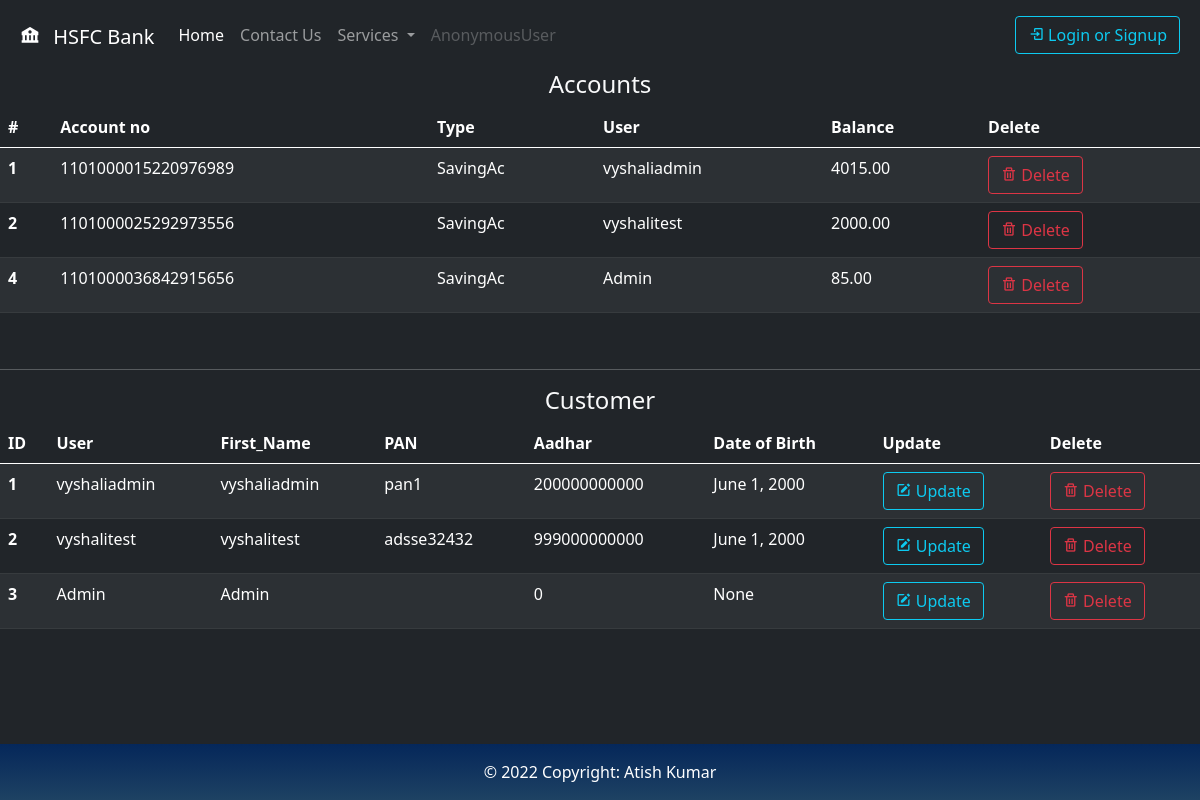
/dashboard/, run on the app's committed database.
### Account/models.py (models this page shows, shortened)
class UserBankAccount(models.Model):
    Account_id = models.AutoField(primary_key=True,editable=False,unique=True)
    user = models.ForeignKey(
        User,
        related_name='account',
        on_delete=models.CASCADE,
    )
    account_type = models.ForeignKey(
        ProductCode,
        default=1,
        related_name='accounts',
        on_delete=models.CASCADE
    )
    period = models.DecimalField(max_digits=10, decimal_places=2, default=0)
    rate = models.DecimalField(max_digits=4, decimal_places=2, default=0)
    account_no = models.PositiveBigIntegerField(null=False,blank=True,unique=True)
    account_no = models.BigIntegerField(null=False,blank=True,unique=True)
    balance = models.DecimalField(
       max_digits=6, decimal_places=2, default=0, null=True, blank=True
    )
    interest_start_date = models.DateField(
        auto_now_add=True,
        help_text=(
            'The month number that interest calculation will start from'
        )
    )
    initial_deposit_date = models.DateField(auto_now_add=True)
    Referrence_Number = models.CharField(max_length = 10,
           blank=True,
           editable=False,
           unique=True,
           default=create_new_ref_number,
      )
    def create_new_ref_number():
                not_unique = True
                while not_unique:
                    unique_ref = random.randint(1000000000, 9999999999)
                    if not UserBankAccount.objects.filter(Referrence_Number=unique_ref):
                        not_unique = False
                return str(unique_ref)

### Product/models.py (models this page shows)
class ProductCode(models.Model):
    code = models.CharField(max_length=6, default=0,help_text='Enter Product Code',unique=True)
    name = models.CharField(max_length=128,help_text='Enter Product Code eg:Saving/Fixed Deposit')
    maximum_withdrawal_amount = models.DecimalField(
        decimal_places=2,
        max_digits=12
    )
    annual_interest_rate = models.DecimalField(
        validators=[MinValueValidator(0), MaxValueValidator(100)],
        decimal_places=2,
        max_digits=5,
        help_text='Interest rate from 0 - 100'
    )
    interest_calculation_per_year = models.PositiveSmallIntegerField(
        validators=[MinValueValidator(1), MaxValueValidator(12)],
        help_text='The number of times interest will be calculated per year'
    )
    def __str__(self):
        return self.name

### Customer/models.py (models this page shows, shortened)
class Customer(models.Model):
    user =models.OneToOneField(User, on_delete=models.CASCADE,null=True)
    Name_title = models.CharField(max_length=25, choices = Customer_Prefix)
    First_Name = models.CharField(max_length=25)
    Middle_Name = models.CharField(max_length=25)
    Last_Name = models.CharField(max_length=25)
    Gender  = models.CharField(max_length=25, choices = GENDER, default='1')
    Father_Name = models.CharField(max_length=25)
    Mother_Name = models.CharField(max_length=25)
    Date_of_Birth = models.DateField(null=True)
    Aadhar = models.BigIntegerField(default=0, validators=[MinValueValidator(200000000000), MaxValueValidator(999000000000)]
    )
    PAN = models.CharField(max_length=10)
    street_address = models.CharField(max_length=100)
    apartment_address = models.CharField(max_length=100)
    District = models.CharField(max_length=25,default='Raigad')
    state = models.CharField(
        "State",
        max_length=1024,
        choices = state_choices,
        default="Maharashtra"
    )
    country = models.CharField(
        "Country",
        max_length=2,
        choices=sorted(COUNTRIES.items()),
        default="IN"
    )
    zip = models.CharField(max_length=100)

### Home/views.py (the view)
# urls.py: path('dashboard/', Dashboard, name='dashboard'),
def Dashboard(request):
    all_account = UserBankAccount.objects.all()
    all_customer = Customer.objects.all()
    context = {
        'account':all_account,
        'customer':all_customer,
    }
    return render (request, 'dashboard.html', context)

### templates/dashboard.html
{% extends 'base.html' %}
{% block content %}
  <body>
    <h4><center>Accounts</center></h4>
    <table class="table table-dark table-striped">
      <thead>
        <tr>
          <th scope="col">#</th>
          <th scope="col">Account no</th>
          <th scope="col">Type</th>
          <th scope="col">User</th>
          <th scope="col">Balance</th>
          <th scope="col">Delete</th>
        </tr>
      </thead>
      <tbody>
        {% for account in account %}
        <tr>
          <th scope="row">{{account.Account_id}}</th>
          <td>{{account.account_no}}</td>
          <td>{{account.account_type}}</td>
          <td>{{account.user}}</td>
          <td>{{account.balance}}</td>
          <td>
            <a href ="{% url 'delete_acc' account.Account_id %}" class="btn btn-outline-danger"><i class='bx bx-trash'></i> Delete</button></td>
        </tr>
        {% endfor %}
      </tbody>
    </table>
    <br>
    <hr>
    <h4><center>Customer</center></h4>
    <table class="table table-dark table-striped">
      <thead>
        <tr>
          <th scope="col">ID</th>
          <th scope="col">User</th>
          <th scope="col">First_Name</th>
          <th scope="col">PAN</th>
          <th scope="col">Aadhar</th>
          <th scope="col">Date of Birth</th>
          <th scope="col">Update</th>
          <th scope="col">Delete</th>
        </tr>
      </thead>
      <tbody>
        {% for customers in customer %}
        <tr>
          <th scope="row">{{customers.id}}</th>
          <td>{{customers.user}}</td>
          <td>{{customers.First_Name}}</td>
          <td>{{customers.PAN}}</td>
          <td>{{customers.Aadhar}}</td>
          <td>{{customers.Date_of_Birth}}</td>
          <td>
            <a href ="{% url 'update' customers.id %}" class="btn btn-outline-info"><i class='bx bxs-edit'></i> Update</button>
            </td></a>
            <td><a href ="{% url 'delete_cust' customers.id %}" class="btn btn-outline-danger"><i class='bx bx-trash'></i> Delete</button></td>
            {% endfor %}
        </tr>
      </tbody>
    </table>
    {% endblock content %}

### templates/base.html (shortened to what this page needs)
<!doctype html>
<html lang="en">
  <head>
    <link href="https://cdn.jsdelivr.net/npm/bootstrap@5.0.2/dist/css/bootstrap.min.css" rel="stylesheet">
    <link href='https://unpkg.com/boxicons@2.1.2/css/boxicons.min.css' rel='stylesheet'>
  </head>
  <body class = 'bg-dark text-light'>
   <nav class="navbar navbar-expand-lg sticky-top navbar-dark bg-dark">
    <div class="container-fluid">
      <a class="navbar-brand" href="/"> <i class='bx bxs-bank m-2' ></i> HSFC Bank</a>
      <div class="collapse navbar-collapse " id="navbarSupportedContent">
        <ul class="navbar-nav me-auto mb-2 mb-lg-0">
          <li class="nav-item ">
            <a class="nav-link active " aria-current="page" href="/"> Home</a>
          </li>
          <li class="nav-item">
            <a class="nav-link" href="/contactus/"> Contact Us</a>
          </li>
          <li class="nav-item dropdown ">
            <a class="nav-link dropdown-toggle" href="#" id="navbarDropdown" role="button" data-bs-toggle="dropdown" aria-expanded="false">
                Services
            </a>
          </li>
          <li class="nav-item">
            <a class="nav-link disabled" href="#" tabindex="-1" aria-disabled="true">{{request.user}}</a>
          </li>
        </ul>
        <form class="d-flex">
          {% if user.is_authenticated %}
          <a class="btn btn-outline-info m-2" href="/logout/" role="button"> <i class='bx bx-log-out' ></i> Logout</a>
            {% else %}
            <a class="btn btn-outline-info m-2" href="/login/" role="button"> <i class='bx bx-log-in' ></i> Login or Signup</a>
              {% endif %}
            </form>
      </div>
    </div>
  </nav>
  {% block content %}
  {% endblock content %}
  <div class="footer-copyright fixed-bottom text-center py-3">© 2022 Copyright:  Atish Kumar
  </div>
</body>
</html>

### templates/base.html (style rules this page uses)
ul { padding-left: 0rem; }
a:link, a:visited { text-decoration: none; }
.footer-copyright { background-image:linear-gradient(-180deg,#05275a,#1e4263); color: white; }

### data on the page
UserBankAccount: Account_id "1", account_no "1101000015220976989", account_type "SavingAc", user "vyshaliadmin", balance "4015.00"
UserBankAccount: Account_id "2", account_no "1101000025292973556", account_type "SavingAc", user "vyshalitest", balance "2000.00"
UserBankAccount: Account_id "4", account_no "1101000036842915656", account_type "SavingAc", user "Admin", balance "85.00"
Customer: id "1", user "vyshaliadmin", First_Name "vyshaliadmin", PAN "pan1", Aadhar "200000000000", Date_of_Birth "June 1, 2000"
Customer: id "2", user "vyshalitest", First_Name "vyshalitest", PAN "adsse32432", Aadhar "999000000000", Date_of_Birth "June 1, 2000"
Customer: id "3", user "Admin", First_Name "Admin", Aadhar "0", Date_of_Birth "None"

### other printed values
{{ request.user }} "AnonymousUser"
